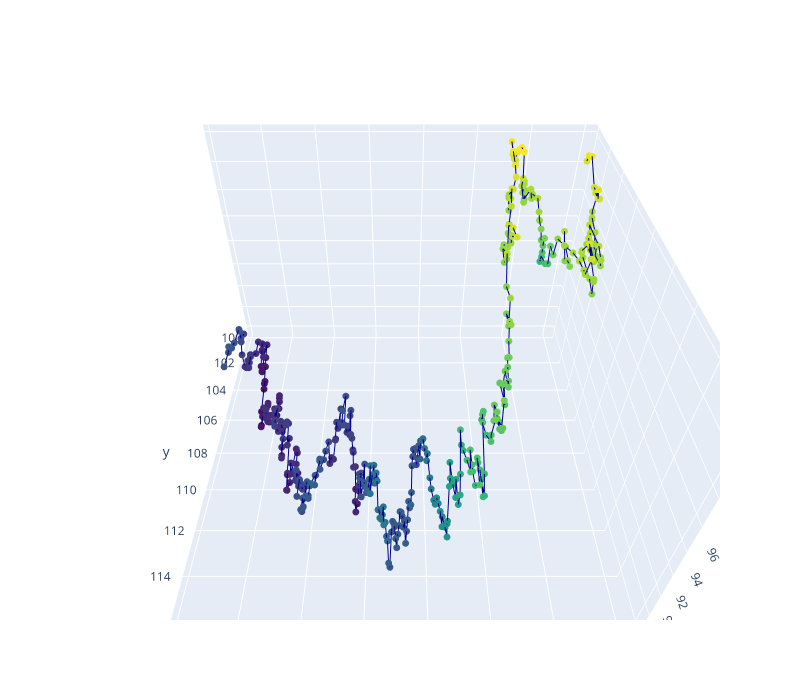

This figure's notebook cell:
### Markdown cell above
3D Line Plot of Brownian Motion

### Code cell
import plotly.graph_objects as go
import pandas as pd
import numpy as np

rs = np.random.RandomState()
rs.seed(0)

def brownian_motion(T = 1, N = 100, mu = 0.1, sigma = 0.01, S0 = 20):
    dt = float(T)/N
    t = np.linspace(0, T, N)
    W = rs.standard_normal(size = N)
    W = np.cumsum(W)*np.sqrt(dt) # standard brownian motion
    X = (mu-0.5*sigma**2)*t + sigma*W
    S = S0*np.exp(X) # geometric brownian motion
    return S

dates = pd.date_range('2012-01-01', '2013-02-22')
T = (dates.max()-dates.min()).days / 365
N = dates.size
start_price = 100
y = brownian_motion(T, N, sigma=0.1, S0=start_price)
z = brownian_motion(T, N, sigma=0.1, S0=start_price)

fig = go.Figure(data=go.Scatter3d(
    x=dates, y=y, z=z,
    marker=dict(
        size=4,
        color=z,
        colorscale='Viridis',
    ),
    line=dict(
        color='darkblue',
        width=2
    )
))

fig.update_layout(
    width=800,
    height=700,
    autosize=False,
    scene=dict(
        camera=dict(
            up=dict(
                x=0,
                y=0,
                z=1
            ),
            eye=dict(
                x=0,
                y=1.0707,
                z=1,
            )
        ),
        aspectratio = dict( x=1, y=1, z=0.7 ),
        aspectmode = 'manual'
    ),
)

fig.show()

### Figure 1 — Plotly figure (JSON) as saved in the notebook; plotly's stock layout.template omitted (floating-point values rounded to 4 significant figures; data arrays with more than 128 entries replaced by an {"elided": "..."} marker saying what was removed)
{"data": [{"line": {"color": "darkblue", "width": 2}, "marker": {"color": {"elided": "419 float values"}, "colorscale": [[0, "#440154"], [0.1111, "#482878"], [0.2222, "#3e4989"], [0.3333, "#31688e"], [0.4444, "#26828e"], [0.5556, "#1f9e89"], [0.6667, "#35b779"], [0.7778, "#6ece58"], [0.8889, "#b5de2b"], [1, "#fde725"]], "size": 4}, "type": "scatter3d", "x": {"elided": "419 str values"}, "y": {"elided": "419 float values"}, "z": {"elided": "419 float values"}}], "layout": {"autosize": false, "height": 700, "scene": {"aspectmode": "manual", "aspectratio": {"x": 1, "y": 1, "z": 0.7}, "camera": {"eye": {"x": 0, "y": 1.071, "z": 1}, "up": {"x": 0, "y": 0, "z": 1}}}, "width": 800}}
